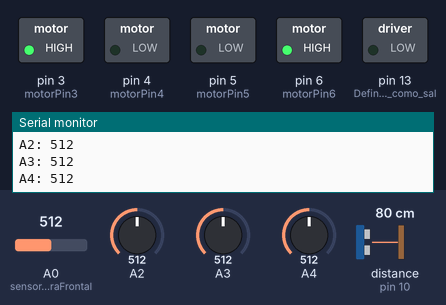
The sketch below on a simulated Arduino Uno, built with avr-gcc and run on an emulated ATmega328P. Parts: switched loads named in the sketch (green lamp = pin HIGH), the last lines printed to the serial monitor. Wiring (inferred from the names in the program): ultrasonic range finder: trigger pin 9; echo pin 10. Inputs (shaded band) come from the test bench; at power-on: A3 = 512, A0 (sensorInfraFrontal) = 512, A2 = 512, A4 = 512, distance to the obstacle (sensor on pin 10) 80 cm. The echo pulse lasts 58.3 µs per cm; pins used as bus, display or sensor lines are not drawn.

Above: at 1.2 s.
1.3 s: A3 set to 308
2.8 s: A3 set to 287
At 3.6 s:
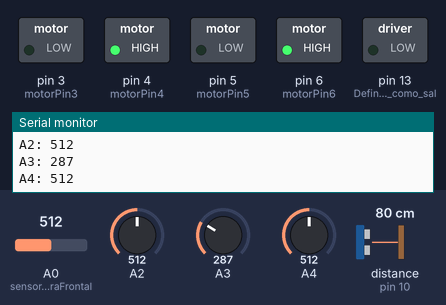
Timing chart, 0 to 5.8 s (numbered marks = the images above; inputs shaded):
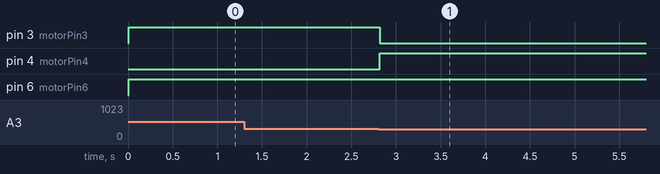

Measured:
- the behaviour switches between 300 and 299 on A3 (found by bisection; images 0 and 1)
- after the input at 2.8 s, pin 3 (motorPin3): HIGH → LOW at once; pin 4 (motorPin4): LOW → HIGH at once

The sketch:

SumoConInfrarrojos.ino
```cpp
//-----------------> SUMO <-----------------

#define Pecho 10
#define Ptrig 9 //Numero de pin al que va conectado

long duracion, duracion2, distancia,distancia2;

int motorPin5 = 5; //Motor esquina izquierda superior
int motorPin3 = 3; //Motor esquina derecha superior
int motorPin6 = 6; //Motor esquina izquierda inferior
int motorPin4 = 4; //Motor esquina derecha inferior

void setup()
{
  Serial.begin (9600);       // inicializa el puerto seria a 9600 baudios
  //SENSORES ULTRASONICOS DELANTERO
  pinMode(Pecho, INPUT);     // define el pin 6 como entrada (echo)
  pinMode(Ptrig, OUTPUT);    // define el pin 7 como salida  (triger)
  pinMode(13, 1);            // Define el pin 13 como salida


  //MOTORES
  pinMode (motorPin5, OUTPUT);
  pinMode (motorPin3, OUTPUT);
  pinMode (motorPin6, OUTPUT);
  pinMode (motorPin4, OUTPUT);
  //delay(5000);

}

void loop()
{
  digitalWrite(Ptrig, LOW);
  delayMicroseconds(2);
  digitalWrite(Ptrig, HIGH);   // genera el pulso de triger por 10ms
  delayMicroseconds(10);
  digitalWrite(Ptrig, LOW);

  duracion = pulseIn(Pecho, HIGH);
  distancia = (duracion/2) / 29;            // calcula la distancia en centimetros

Serial.print("A0: ");
Serial.println(analogRead(A0));

Serial.print("A2: ");
Serial.println(analogRead(A2));


Serial.print("A3: ");
Serial.println(analogRead(A3));


Serial.print("A4: ");
Serial.println(analogRead(A4));
if(analogRead(A0)<300&&analogRead(A2)<300){
Atras();
delay(7000);
}

if(analogRead(A3)<300&&analogRead(A4)<300){
Adelante();
delay(7000);
}
if(analogRead(A0)<300){
Atras();
delay(7000);
}
if(analogRead(A2)<300){
Atras();
delay(7000);
}
if(analogRead(A3)<300){
Adelante();
delay(7000);
}
if(analogRead(A4)<300){
Adelante();
delay(7000);
}

if (distancia <= 45){
    Adelante();

  }
  else{
  Derecha();
  }

}

//---------------MOVIMIENTOS--------------
void Atras(){

  digitalWrite(motorPin5, HIGH);
  digitalWrite(motorPin3, HIGH);
  digitalWrite(motorPin6, LOW);
  digitalWrite(motorPin4, LOW);

}

void Adelante() {

  digitalWrite(motorPin5, LOW);
  digitalWrite(motorPin3, LOW);
  digitalWrite(motorPin6, HIGH);
  digitalWrite(motorPin4, HIGH);

}

void Derecha() {

  digitalWrite(motorPin3, HIGH);
  digitalWrite(motorPin5, LOW);
  digitalWrite(motorPin4, LOW);
  digitalWrite(motorPin6, HIGH);

}

void Izquierda() {

  digitalWrite(motorPin3, LOW);
  digitalWrite(motorPin5, HIGH);
  digitalWrite(motorPin4, HIGH);
  digitalWrite(motorPin6, LOW);

}

//---------------FIN MOVIMIENTOS--------------

//---------------SENSORES ULTRASONICOS--------


//-----------FIN SENSORES ULTRASONICOS--------

//---------------SENSORES INFRARROJOS---------
void sensorInfraFrontal(){
//  Serial.println("Sensor frontal derecho");
  Serial.println(analogRead(A0)); // envía valor analógico
  delay(100);     // espera 1 segundo
  /*
  Serial.println("Sensor frontal izquierdo");
  Serial.println(analogRead(A1)); // envía valor analógico
  delay(1000);     // espera 1 segundo

  Serial.println("Sensor tracero derecho");
  Serial.println(analogRead(A2)); // envía valor analógico
  delay(1000);     // espera 1 segundo

  Serial.println("Sensor tracero izquierdo");
  Serial.println(analogRead(A3)); // envía valor analógico
  delay(1000);     // espera 1 segundo
  */
}
//-----------FIN SENSORES INFRARROJOS---------void setup() {
  // put your setup code here, to run once:
```
